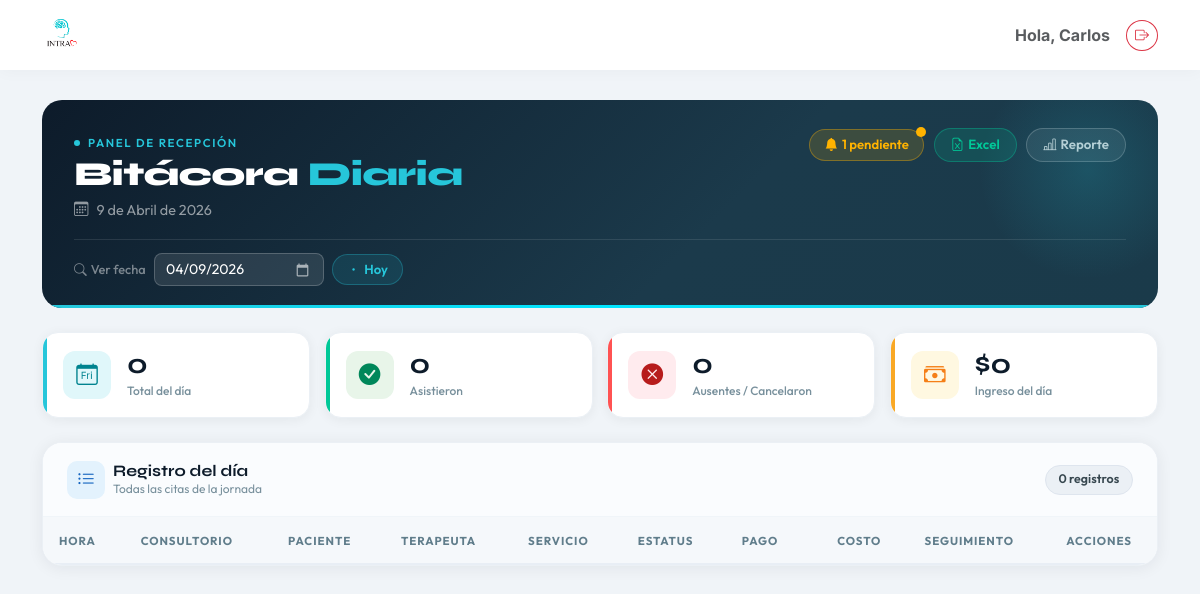
Page /bitacora/ (signed in) on the earlier database version.
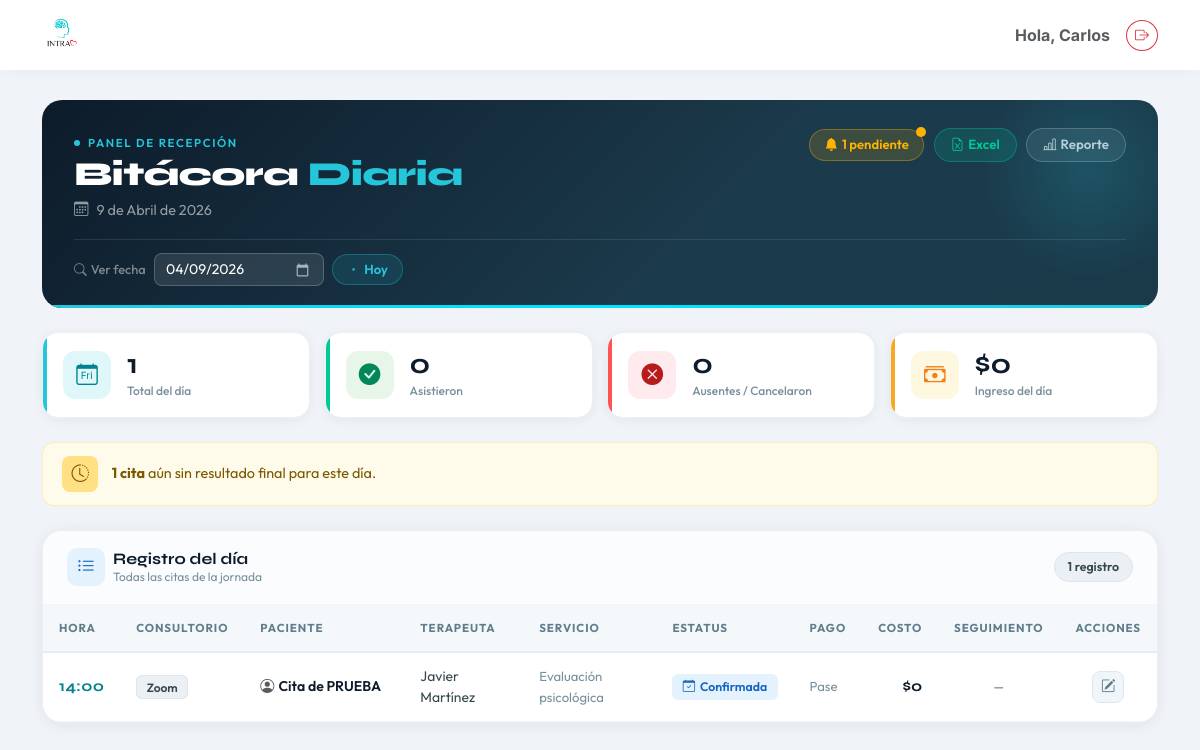
Same page on the later database version.
### clinica/models.py (models this page shows, shortened)
class Cita(models.Model):
    ESTATUS_CONFIRMADA = 'confirmada'
    ESTATUS_SIN_CONFIRMAR = 'sin_confirmar'
    ESTATUS_REAGENDO = 'reagendo'
    ESTATUS_CANCELO = 'cancelo'
    ESTATUS_SI_ASISTIO = 'si_asistio'
    ESTATUS_NO_ASISTIO = 'no_asistio'
    ESTATUS_INCIDENCIA = 'incidencia'
    ESTATUS_CHOICES = [
        (ESTATUS_CONFIRMADA, 'Confirmada'),
        (ESTATUS_SIN_CONFIRMAR, 'Sin confirmar'),
        (ESTATUS_REAGENDO, 'Reagendo'),
        (ESTATUS_CANCELO, 'Cancelo'),
        (ESTATUS_SI_ASISTIO, 'Si asistio'),
        (ESTATUS_NO_ASISTIO, 'No asistio'),
        (ESTATUS_INCIDENCIA, 'Incidencia'),
    ]
    ESTATUS_ACTIVOS = (
        ESTATUS_CONFIRMADA,
        ESTATUS_SIN_CONFIRMAR,
        ESTATUS_REAGENDO,
        ESTATUS_INCIDENCIA,
    )
    TIPO_NUEVO = 'N'
    TIPO_REFERIDO = 'R'
    TIPO_SEGUIMIENTO = 'S'
    TIPO_PACIENTE_CHOICES = [
        (TIPO_NUEVO, 'Nuevo'),
        (TIPO_REFERIDO, 'Referido'),
        (TIPO_SEGUIMIENTO, 'Seguimiento'),
    ]
    PAGO_CHOICES = [
        ('Terminal', 'Terminal'),
        ('Transferencia', 'Transferencia'),
        ('Efectivo', 'Efectivo'),
        ('Pase', 'Pase'),
    ]
    paciente = models.ForeignKey(Paciente, on_delete=models.CASCADE, related_name='citas')
    pacientes_adicionales = models.ManyToManyField(
        Paciente,
        blank=True,
        related_name='citas_como_adicional',
    )
    fecha = models.DateField()
    hora = models.TimeField()
    tipo_paciente = models.CharField(
        max_length=1,
        choices=TIPO_PACIENTE_CHOICES,
        default=TIPO_SEGUIMIENTO,
    )
    division = models.ForeignKey(Division, on_delete=models.SET_NULL, null=True)
    consultorio = models.ForeignKey(Consultorio, on_delete=models.SET_NULL, null=True)
    servicio = models.ForeignKey(Servicio, on_delete=models.SET_NULL, null=True)
    terapeuta = models.ForeignKey(Terapeuta, on_delete=models.SET_NULL, null=True)
    costo = models.DecimalField(max_digits=10, decimal_places=2, null=True, blank=True)
    metodo_pago = models.CharField(
        max_length=50,
        choices=PAGO_CHOICES,
        null=True,
        blank=True,
    )
    estatus = models.CharField(
        max_length=20,
        choices=ESTATUS_CHOICES,
        default=ESTATUS_SIN_CONFIRMAR,
    )
    folio_fiscal = models.CharField(max_length=100, blank=True, null=True)
    notas = models.TextField(blank=True, null=True)
    @property
    def es_finalizable(self):
        return self.estatus in (
            self.ESTATUS_SIN_CONFIRMAR,
            self.ESTATUS_CONFIRMADA,
            self.ESTATUS_REAGENDO,
            self.ESTATUS_INCIDENCIA,
        )
    def pacientes_display_natural(self):
        nombres = [self.paciente.nombre] if self.paciente_id else []
        nombres.extend(list(self.pacientes_adicionales.values_list('nombre', flat=True)))
        if not nombres:
            return ""
        if len(nombres) == 1:
            return nombres[0]
        if len(nombres) == 2:
            return f"{nombres[0]} y {nombres[1]}"
        return f"{', '.join(nombres[:-1])} y {nombres[-1]}"
    def titulo_cita(self):
        pacientes = self.pacientes_display_natural()
        return f"Cita de {pacientes}" if pacientes else "Cita"
    class Meta:
        verbose_name = "Cita"
        verbose_name_plural = "Citas"
        ordering = ['-fecha', '-hora']

class Consultorio(models.Model):
    SEDE_CHOICES = [
        ('republica',      'República'),
        ('morelos',        'Morelos'),
        ('colinas',        'Colinas'),
        ('trabajo_social', 'Trabajo Social'),
        ('zoom',           'Zoom / Online'),
        ('externo',        'Externo'),
    ]
    nombre = models.CharField(max_length=100)
    sede   = models.CharField(max_length=20, choices=SEDE_CHOICES, null=True, blank=True)
    def __str__(self):
        return self.nombre

class Paciente(models.Model):
    TIPO_CONTACTO_CHOICES = [
        ('propio', 'Propio'),
        ('madre', 'Madre'),
        ('padre', 'Padre'),
        ('pareja', 'Pareja'),
        ('otro', 'Otro'),
    ]
    SEXO_CHOICES = [
        ('Femenino', 'Femenino'),
        ('Masculino', 'Masculino'),
    ]
    usuario = models.OneToOneField(User, on_delete=models.SET_NULL, null=True, blank=True, related_name='perfil_paciente')
    nombre = models.CharField(max_length=200, verbose_name="Nombre Completo")
    fecha_nacimiento = models.DateField(verbose_name="Fecha de Nacimiento")
    nombre_normalizado = models.CharField(max_length=200, blank=True, editable=False)
    sexo = models.CharField(
        max_length=20,
        choices=SEXO_CHOICES,
        default='Femenino',
        verbose_name="Sexo"
    )
    telefono = models.CharField(max_length=20, verbose_name="Teléfono (WhatsApp)")
    identidad_contacto = models.CharField(max_length=20, choices=TIPO_CONTACTO_CHOICES, default='propio')
    servicio_inicial = models.ForeignKey('Servicio', on_delete=models.SET_NULL, null=True, verbose_name="Servicio Inicial")
    consentimiento_firmado = models.FileField(upload_to='documentos/', blank=True, null=True)
    estudio_socioeconomico = models.FileField(upload_to='documentos/', blank=True, null=True)
    apertura_expediente = models.FileField(upload_to='documentos/', blank=True, null=True)
    resumen_clinico = models.TextField(blank=True, null=True)
    empresa = models.ForeignKey(
        'Empresa', on_delete=models.SET_NULL, null=True, blank=True,
        related_name='pacientes'
    )
    pacientes_relacionados = models.ManyToManyField('self', blank=True, symmetrical=True)
    enlace_resultados = models.URLField(blank=True, null=True)
    fecha_registro = models.DateTimeField(auto_now_add=True)
    class Meta:
        verbose_name = "Paciente"
        verbose_name_plural = "Pacientes"

class Terapeuta(models.Model):
    usuario = models.OneToOneField(User, on_delete=models.SET_NULL, null=True, blank=True, related_name='perfil_terapeuta')
    nombre = models.CharField(max_length=100)
    activo = models.BooleanField(default=True)
    def __str__(self):
        return self.nombre

class Servicio(models.Model):
    nombre = models.CharField(max_length=100)
    def __str__(self):
        return self.nombre

### clinica/views.py (the view, shortened to what this page needs)
# urls.py: path('bitacora/', clinica_views.bitacora_diaria, name='bitacora_diaria'),
@login_required
def bitacora_diaria(request):
    if not request.user.is_superuser:
        return redirect('home')
    from datetime import date as date_type
    fecha_str = request.GET.get('fecha', '')
    try:
        fecha = date_type.fromisoformat(fecha_str) if fecha_str else date_type.today()
    except ValueError:
        fecha = date_type.today()
    citas_qs = (
        Cita.objects
        .filter(fecha=fecha)
        .select_related('paciente', 'terapeuta', 'servicio', 'consultorio', 'division')
        .prefetch_related('pacientes_adicionales')
        .order_by('hora', 'terapeuta__nombre')
    )
    citas = list(citas_qs)
    sol_set = set(
        SolicitudCita.objects
        .filter(fecha_creacion__date=fecha)
        .values_list('terapeuta_id', 'paciente_nombre')
    )
    for cita in citas:
        key = (cita.terapeuta_id, cita.paciente.nombre if cita.paciente else '')
        cita.solicito_seguimiento = key in sol_set
    total         = len(citas)
    asistieron    = sum(1 for c in citas if c.estatus == Cita.ESTATUS_SI_ASISTIO)
    no_asistieron = sum(1 for c in citas if c.estatus in (Cita.ESTATUS_NO_ASISTIO, Cita.ESTATUS_CANCELO))
    por_cerrar    = sum(1 for c in citas if c.es_finalizable)
    monto_dia     = sum(
        (c.costo or Decimal('0')) for c in citas if c.estatus == Cita.ESTATUS_SI_ASISTIO
    )
    solicitudes_pendientes_count = SolicitudCita.objects.filter(estado='pendiente').count()
    meses = ['Enero','Febrero','Marzo','Abril','Mayo','Junio',
             'Julio','Agosto','Septiembre','Octubre','Noviembre','Diciembre']
    fecha_bonita = f"{fecha.day} de {meses[fecha.month - 1]} de {fecha.year}"
    return render(request, 'clinica/bitacora_diaria.html', {
        'citas':                        citas,
        'fecha':                        fecha,
        'fecha_iso':                    fecha.isoformat(),
        'fecha_bonita':                 fecha_bonita,
        'total':                        total,
        'asistieron':                   asistieron,
        'no_asistieron':                no_asistieron,
        'por_cerrar':                   por_cerrar,
        'monto_dia':                    monto_dia,
        'solicitudes_pendientes_count': solicitudes_pendientes_count,
    })

### clinica/templates/clinica/bitacora_diaria.html (shortened to what the changed rows need)
{% extends 'clinica/base.html' %}
{% block content %}
<link rel="stylesheet" href="https://cdn.datatables.net/1.13.7/css/dataTables.bootstrap5.min.css">
<div class="bita-banner mb-4">
    <div class="bita-banner__inner">
        <div class="bita-banner__left">
            <h1 class="bita-title">Bitácora <span class="bita-title__accent">Diaria</span></h1>
        </div>
    </div>
</div>
<div class="bita-stats mb-4">
    <div class="bita-stat bita-stat--teal">
        <div class="bita-stat__body">
            <span class="bita-stat__num">{{ total }}</span>
            <span class="bita-stat__lbl">Total del día</span>
        </div>
    </div>
</div>
{% if por_cerrar > 0 %}
<div class="bita-alert-warn mb-4">
    <div class="bita-alert-warn__icon">
        <i class="bi bi-clock-history"></i>
    </div>
    <div>
        <strong>{{ por_cerrar }} cita{{ por_cerrar|pluralize }}</strong> aún sin resultado final para este día.
    </div>
</div>
{% endif %}
<div class="bita-table-card">
    <div class="bita-table-card__header">
        <div class="d-flex align-items-center gap-2">
            <div class="bita-table-card__icon">
            </div>
            <div>
            </div>
        </div>
        <span class="bita-count-badge">{{ total }} registro{{ total|pluralize }}</span>
    </div>
    <div class="table-responsive">
        <table id="tablaBitacora" class="table align-middle mb-0 tabla-bitacora">
            <thead>
                <tr>
                    <th>Hora</th>
                    <th>Consultorio</th>
                    <th>Paciente</th>
                    <th>Terapeuta</th>
                    <th>Servicio</th>
                    <th>Estatus</th>
                    <th>Pago</th>
                    <th class="text-end">Costo</th>
                    <th class="text-center">Seguimiento</th>
                    <th class="text-center">Acciones</th>
                </tr>
            </thead>
            <tbody>
                {% for cita in citas %}
                <tr class="bita-row {% if cita.estatus == 'si_asistio' %}bita-row--asistio{% elif cita.estatus == 'no_asistio' or cita.estatus == 'cancelo' %}bita-row--ausente{% endif %}">
                    <td>
                        <span class="bita-hora">{{ cita.hora|time:"H:i" }}</span>
                    </td>
                    <td>
                        <span class="bita-consultorio-badge">{{ cita.consultorio|default:"—" }}</span>
                    </td>
                    <td style="min-width:160px;">
                        {% if cita.paciente_id %}
                        <a href="{% url 'detalle_paciente' cita.paciente.id %}"
                           class="bita-paciente-link">
                            <i class="bi bi-person-circle me-1 text-muted"></i>{{ cita.titulo_cita }}
                        </a>
                        {% else %}
                        <span class="text-muted">{{ cita.titulo_cita }}</span>
                        {% endif %}
                    </td>
                    <td>
                        <span class="bita-terapeuta">{{ cita.terapeuta|default:"—" }}</span>
                    </td>
                    <td>
                        <span class="bita-servicio">{{ cita.servicio|default:"—" }}</span>
                    </td>
                    <td style="white-space:nowrap;">
                        {% if cita.estatus == 'si_asistio' %}
                            <span class="ep ep--green"><i class="bi bi-check-circle-fill"></i> Asistió</span>
                        {% elif cita.estatus == 'no_asistio' %}
                            <span class="ep ep--red"><i class="bi bi-x-circle-fill"></i> No asistió</span>
                        {% elif cita.estatus == 'cancelo' %}
                            <span class="ep ep--gray"><i class="bi bi-slash-circle"></i> Canceló</span>
                        {% elif cita.estatus == 'incidencia' %}
                            <span class="ep ep--amber"><i class="bi bi-exclamation-triangle"></i> Incidencia</span>
                        {% elif cita.estatus == 'confirmada' %}
                            <span class="ep ep--blue"><i class="bi bi-calendar-check"></i> Confirmada</span>
                        {% elif cita.estatus == 'reagendo' %}
                            <span class="ep ep--teal"><i class="bi bi-arrow-clockwise"></i> Reagendó</span>
                        {% else %}
                            <span class="ep ep--gray">{{ cita.get_estatus_display }}</span>
                        {% endif %}
                    </td>
                    <td>
                        <span class="bita-pago">{{ cita.metodo_pago|default:"—" }}</span>
                    </td>
                    <td class="text-end">
                        {% if cita.costo is not None %}
                            <span class="bita-costo">${{ cita.costo|floatformat:0 }}</span>
                        {% else %}
                            <span class="text-muted">—</span>
                        {% endif %}
                    </td>
                    <td class="text-center">
                        {% if cita.solicito_seguimiento %}
                            <span class="bita-seguimiento" title="Solicitud enviada a Recepción">
                                <i class="bi bi-send-check-fill"></i>
                            </span>
                        {% else %}
                            <span class="text-muted small">—</span>
                        {% endif %}
                    </td>
                    <td class="text-center">
                        <a href="{% url 'editar_cita' cita.id %}?next=bitacora"
                           class="bita-edit-btn" title="Editar cita">
                            <i class="bi bi-pencil-square"></i>
                        </a>
                    </td>
                </tr>
                {% endfor %}
            </tbody>
        </table>
    </div>
</div>
{% endblock %}

Differences in the rows shown:
added Cita: hora "14:00", consultorio "Zoom", titulo_cita "Cita de PRUEBA", terapeuta "Javier Martínez", servicio "Evaluación psicológica", estatus "confirmada" (drawn), metodo_pago "Pase", costo "0"
Other differences:
{{ total }}: "0" → "1"
{{ por_cerrar }}: (not shown) → "1"
text now shown: "cita aún sin resultado final para este día."
